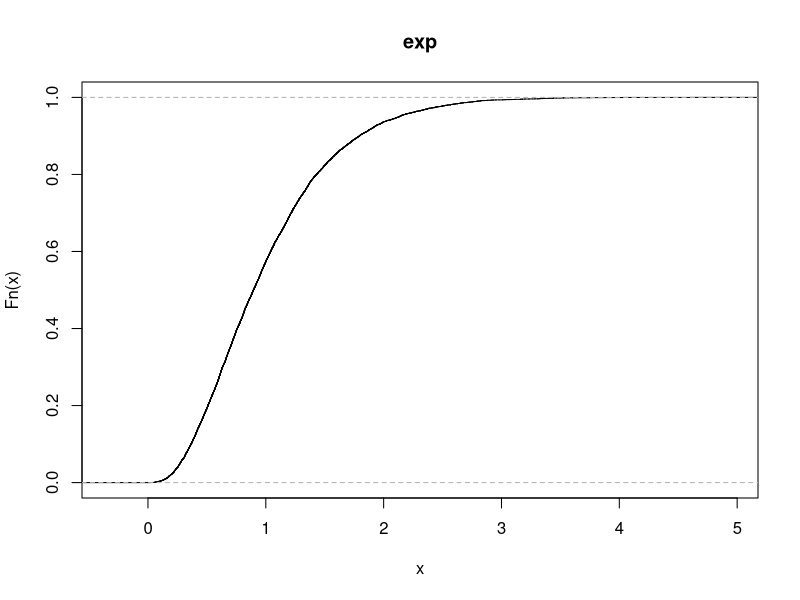
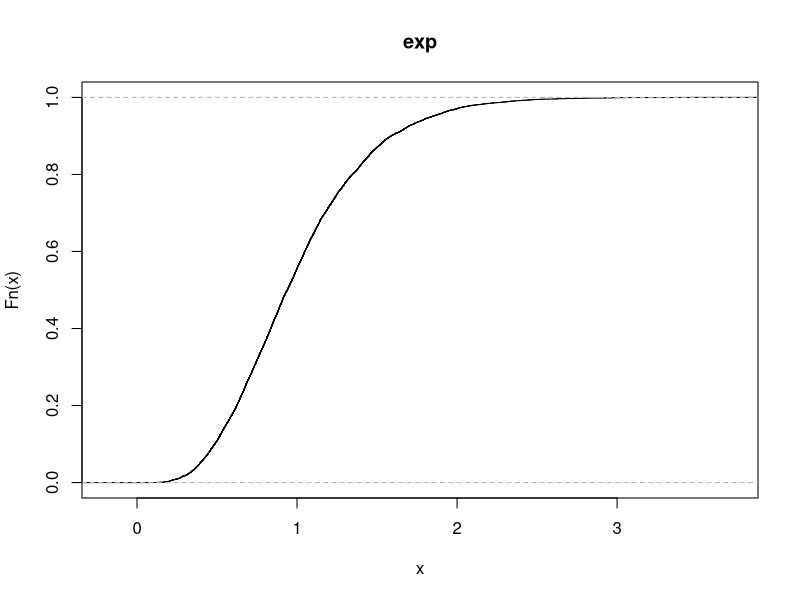
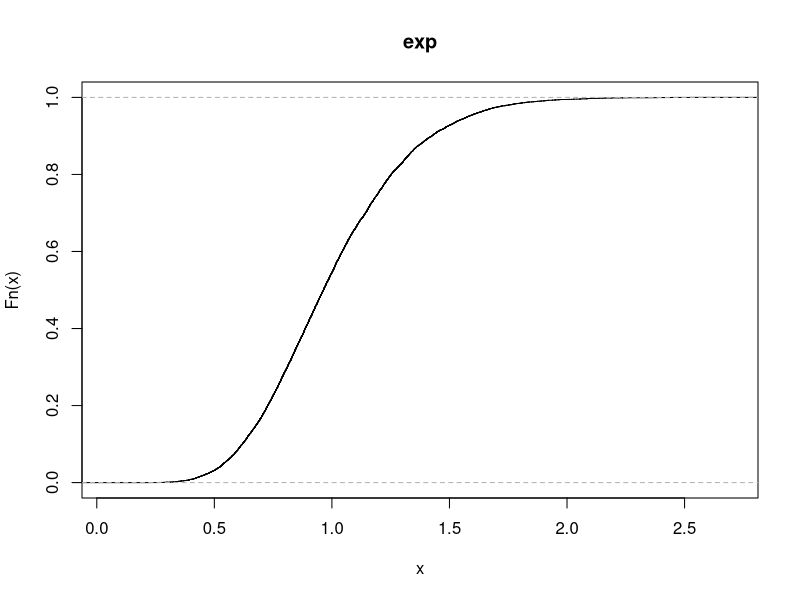
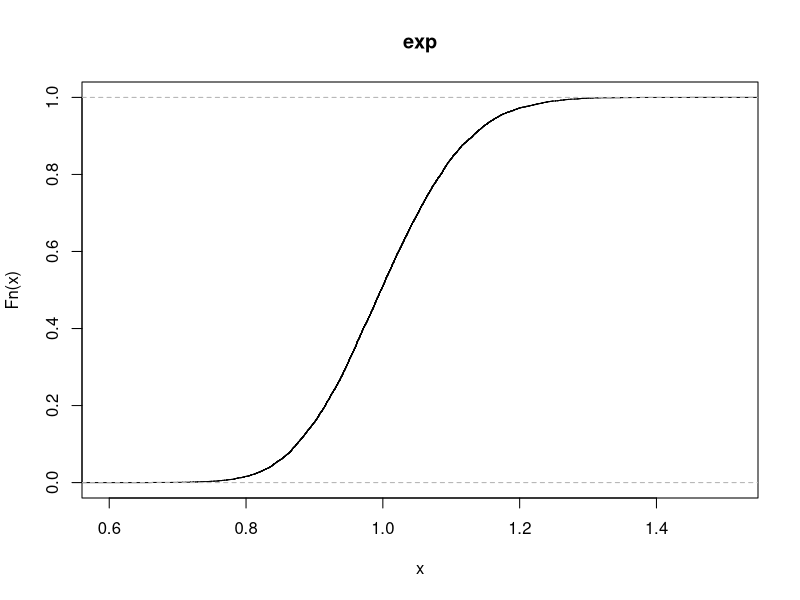
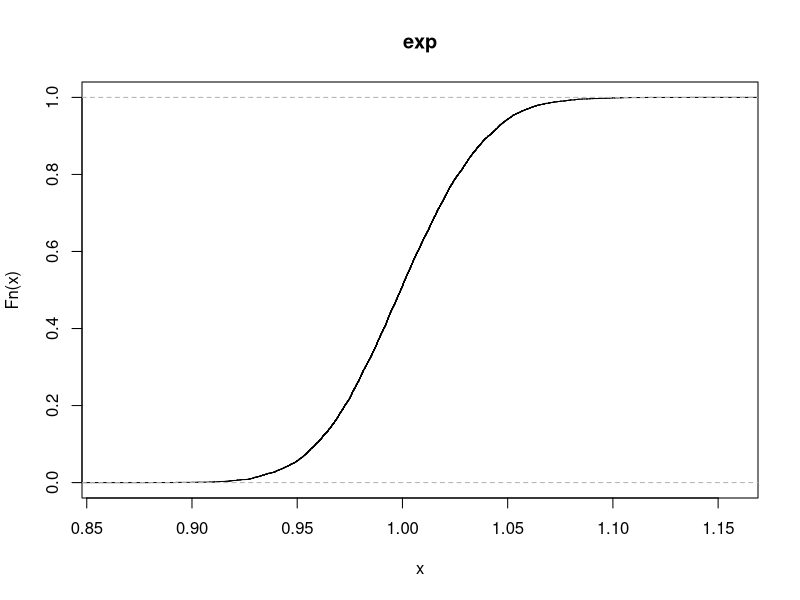
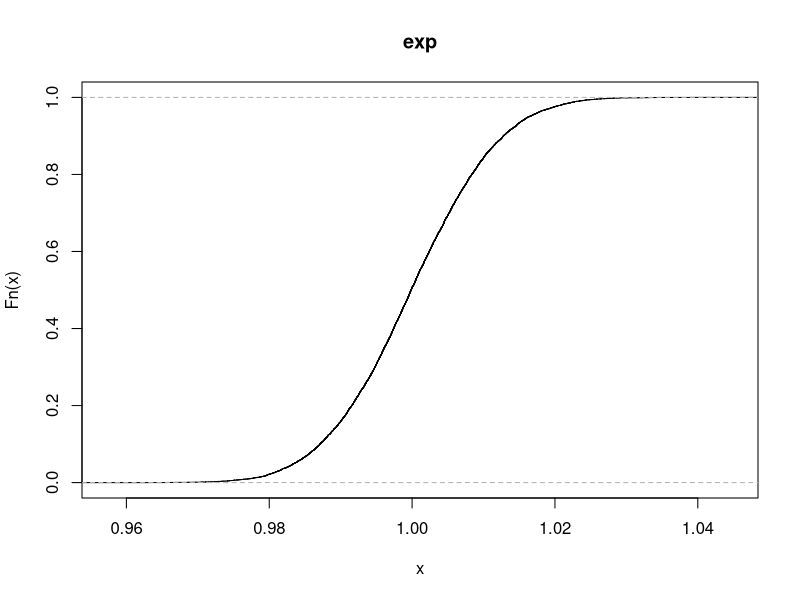

Write R code to recreate these figures, in order.
# 控制布局函数
# attach(mtcars)
# layout(matrix(c(1,2,3,4,5,6), 2, 3, byrow = TRUE))

f1 <- function(n){
  a <- c()
  for(i in 1:10000){
    #  x1<-rbinom(n,1,0.5) # 更改下这个函数生成不同的分布的随机数
    # x1 <- rpois(n,1)
    # x1 <- rnorm(n,0,1)
    x1<-rexp(n,1)
    a <-c(a,mean(x1))
  }
  return(a)
}
# 画出不同样本容量的直方图
draw_hist <- function(main_str){
   hist(f1(3),main = main_str)
   hist(f1(5),main = main_str)
   hist(f1(10),main = main_str)
   hist(f1(100),main = main_str)
   hist(f1(1000),main = main_str)
   hist(f1(10000),main = main_str)
}
# 画出不同样本容量的正态QQ图
draw_QQ <- function(main_str)
{
  qqnorm(f1(3),main = main_str)
  qqnorm(f1(5),main = main_str)
  qqnorm(f1(10),main = main_str)
  qqnorm(f1(100),main = main_str)
  qqnorm(f1(1000),main = main_str)
  qqnorm(f1(10000),main = main_str)
}
# 画出不同样本容量的经验分布图
draw_ecdf <- function(main_str)
{
  plot(ecdf(f1(3)),main = main_str)
  plot(ecdf(f1(5)),main = main_str)
  plot(ecdf(f1(10)),main = main_str)
  plot(ecdf(f1(100)),main = main_str)
  plot(ecdf(f1(1000)),main = main_str)
  plot(ecdf(f1(10000)),main = main_str)
}

#draw_hist('xxx')
#draw_QQ('binom')
draw_ecdf('exp')